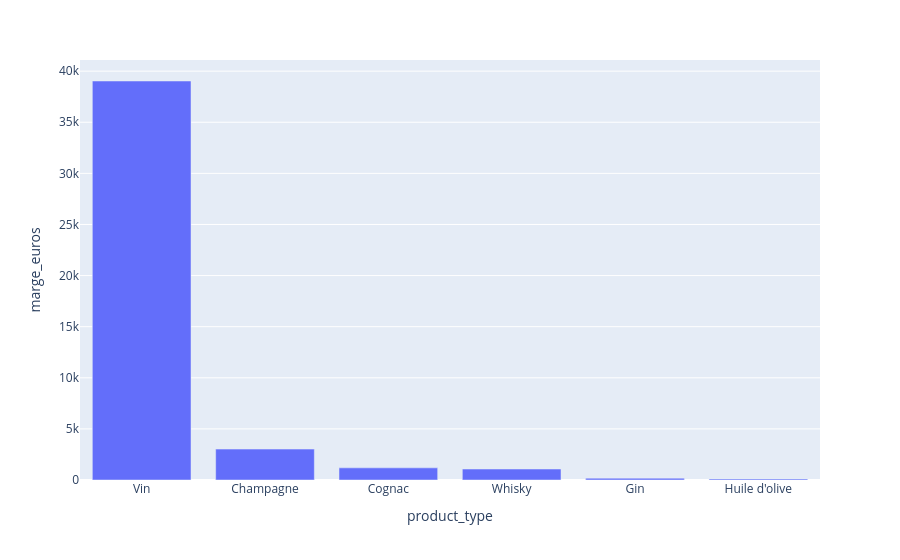

Write notebook code for a chart like this one.
### Code cell
#Marge en euros pondérée par les ventes : (prix HT - prix d'achat) x ventes du mois
df_merge["ca_ht"] = df_merge["prix_ht"] * df_merge["total_ventes"]
df_merge["marge_euros"] = (df_merge["prix_ht"] - df_merge["purchase_price"]) * df_merge["total_ventes"]

synthese_marge = df_merge.groupby("product_type").agg(ca_ht=("ca_ht", "sum"), marge_euros=("marge_euros", "sum"))
synthese_marge["taux_marge_pondere_%"] = (synthese_marge["marge_euros"] / synthese_marge["ca_ht"] * 100).round(1)
synthese_marge["part_ca_ht_%"] = (synthese_marge["ca_ht"] / synthese_marge["ca_ht"].sum() * 100).round(1)
synthese_marge["part_marge_%"] = (synthese_marge["marge_euros"] / synthese_marge["marge_euros"].sum() * 100).round(1)
synthese_marge = synthese_marge.sort_values("marge_euros", ascending=False).reset_index()
print(synthese_marge)

px.bar(synthese_marge, x="product_type", y="marge_euros")

### Figure 1 — Plotly figure (JSON) as saved in the notebook; plotly's stock layout.template omitted (floating-point values rounded to 4 significant figures)
{"data": [{"hovertemplate": "product_type=%{x}<br>marge_euros=%{y}<extra></extra>", "legendgroup": "", "marker": {"color": "#636efa", "pattern": {"shape": ""}}, "name": "", "orientation": "v", "showlegend": false, "textposition": "auto", "type": "bar", "x": ["Vin", "Champagne", "Cognac", "Whisky", "Gin", "Huile d'olive"], "xaxis": "x", "y": [39040.0, 3024.0, 1189.0, 1073.0, 179.8, 105.8], "yaxis": "y"}], "layout": {"barmode": "relative", "legend": {"tracegroupgap": 0}, "margin": {"t": 60}, "xaxis": {"anchor": "y", "domain": [0.0, 1.0], "title": {"text": "product_type"}}, "yaxis": {"anchor": "x", "domain": [0.0, 1.0], "title": {"text": "marge_euros"}}}}
